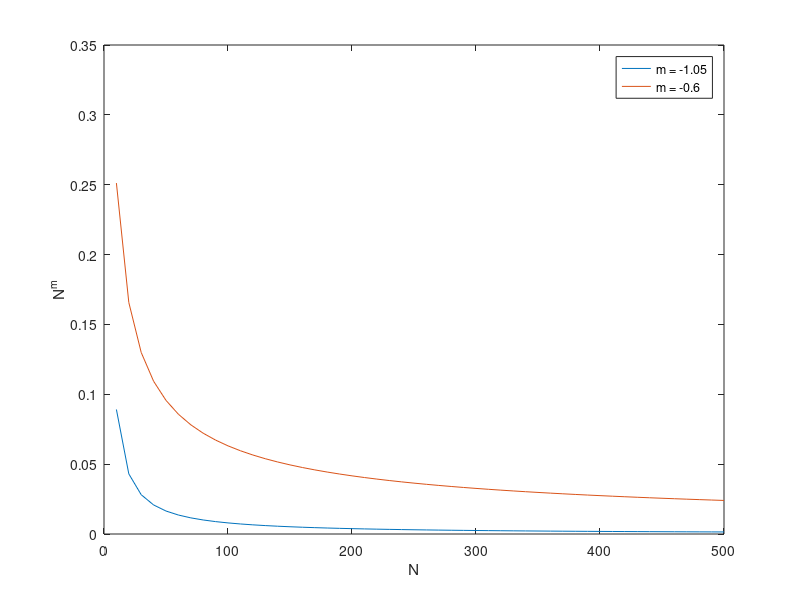

Write MATLAB code to recreate this figure.
function loglogExponential()

f = figure ;
t=[10:10:500] ;
plot( t, t.^(-1.05)) ;
hold on ;
plot( t, t.^(-0.6) ) ;
legend( {'m = -1.05', 'm = -0.6'} ) ;
xlabel('N') ;
ylabel('N^m') ;

saveas( f, 'ps3aLogLogExponentialFig7.png' ) ;
